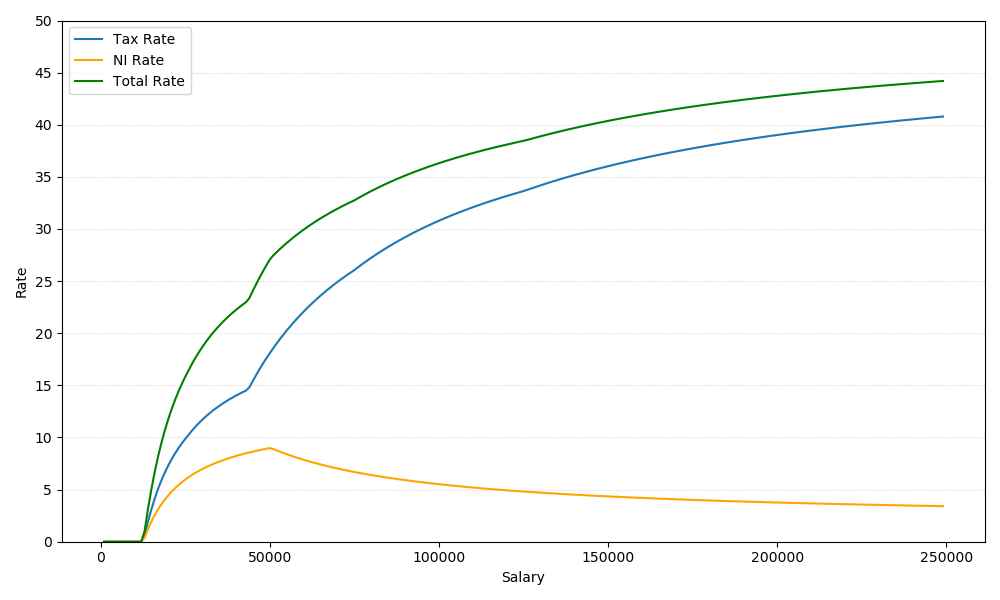

The script that saved this image:
#! /usr/bin/python3

import matplotlib.pyplot as plt
import numpy as np

class TaxBand:
    def __init__(self, lower, upper, rate):
        self.lower = lower
        self.upper = upper
        self.rate = rate


def tax_for_band(salary, band):
    if salary < band.lower:
        return 0

    return int(min(salary - band.lower, band.upper - band.lower) * band.rate)


def main():
    salary_step = 1000
    salary_range = range(1000, 250000, salary_step)

    bands = [
        TaxBand(0, 12571, 0),                   # personal_allowance
        TaxBand(12571, 14733, 0.19),            # basic_rate_threshold
        TaxBand(14733, 25689, 0.20),            # intermediate_rate_threshold
        TaxBand(25689, 43633, 0.21),            # higher_rate_threshold
        TaxBand(43633, 75000, 0.42),            # top_rate_threshold
        TaxBand(75000, 125140, 0.45),           # top_rate_2_threshold
        TaxBand(125140, float('inf'), 0.48)     # additional_rate_threshold
    ]

    pa_reduction_threshold = 100000

    ni_bands = [
        TaxBand(242 * 52, 967 * 52, 0.12),      # ni_lower_threshold
        TaxBand(967 * 52, float('inf'), 0.02)   # ni_upper_threshold
    ]

    salaries = []
    tax_rates = []
    ni_rates = []
    total_rates = []

    for salary in salary_range:
        tax = 0

        if salary >= pa_reduction_threshold:
            reduction = min(salary - pa_reduction_threshold, bands[-1].upper - pa_reduction_threshold)
            reduction = reduction // 2
            bands[0].lower -= reduction

        for i in range(len(bands)):
            tax += tax_for_band(salary, bands[i])

        ni = 0

        for i in range(len(ni_bands)):
            ni += tax_for_band(salary, ni_bands[i])

        tax_rate = (100.0 * tax) / salary
        ni_rate = (100.0 * ni) / salary

        total_tax = tax + ni
        total_rate = tax_rate + ni_rate

        take_home = salary - total_tax

        salaries.append(salary)
        tax_rates.append(tax_rate)
        ni_rates.append(ni_rate)
        total_rates.append(total_rate)

    # Plotting
    plt.figure(figsize=(10, 6))

    plt.plot(salaries, tax_rates, label='Tax Rate')
    plt.plot(salaries, ni_rates, label='NI Rate', color='orange')
    plt.plot(salaries, total_rates, label='Total Rate', color='green')

    plt.xlabel('Salary')
    plt.ylabel('Rate')
    plt.legend()

    plt.ylim(0, 50)
    plt.yticks(np.arange(0, 51, 5))
    plt.grid(axis='y', linestyle='dotted', alpha=0.5)
    plt.tight_layout()
    plt.savefig('scottish-tax.png')


if __name__ == "__main__":
    main()

